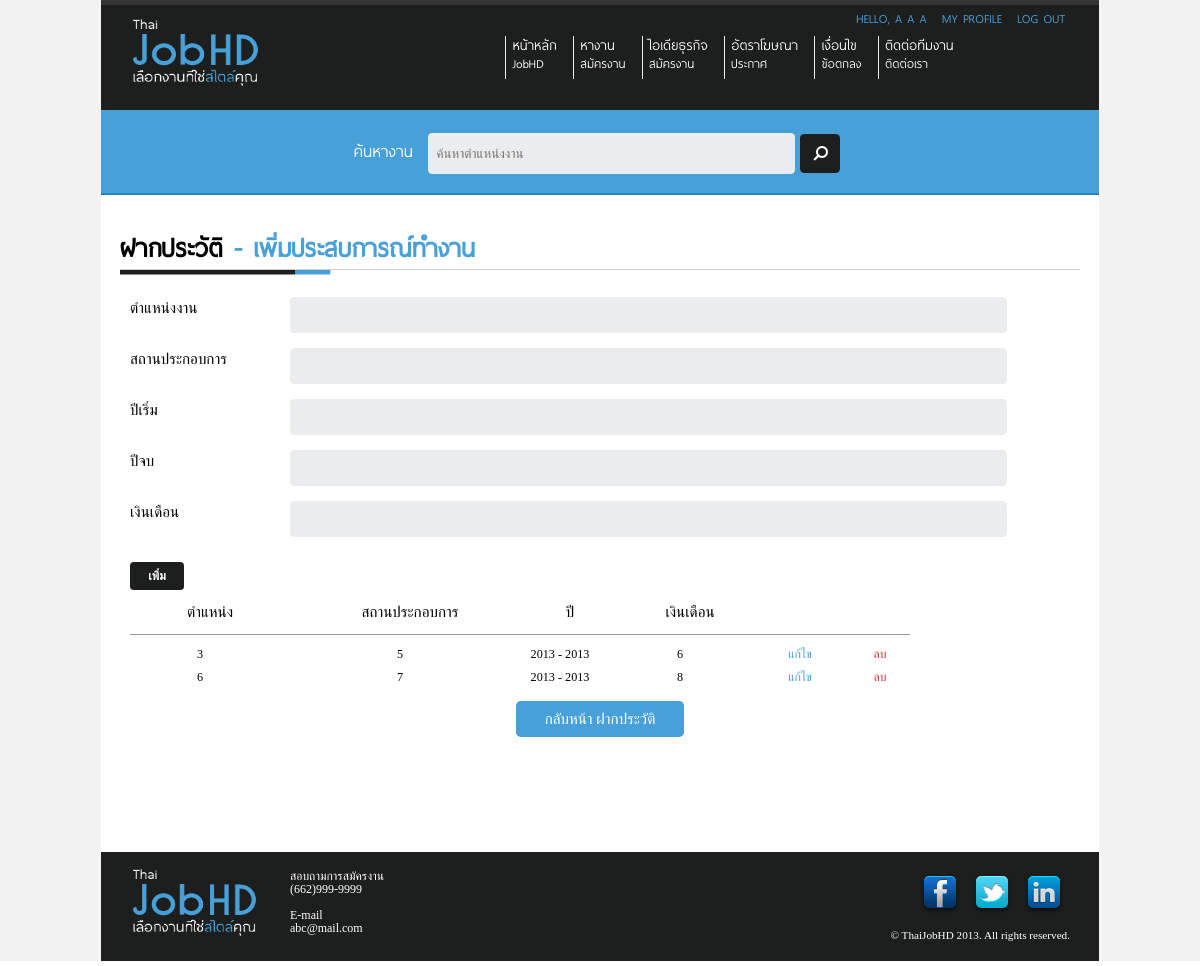
Page /Site/add-experience.php (signed in) on the earlier database version.
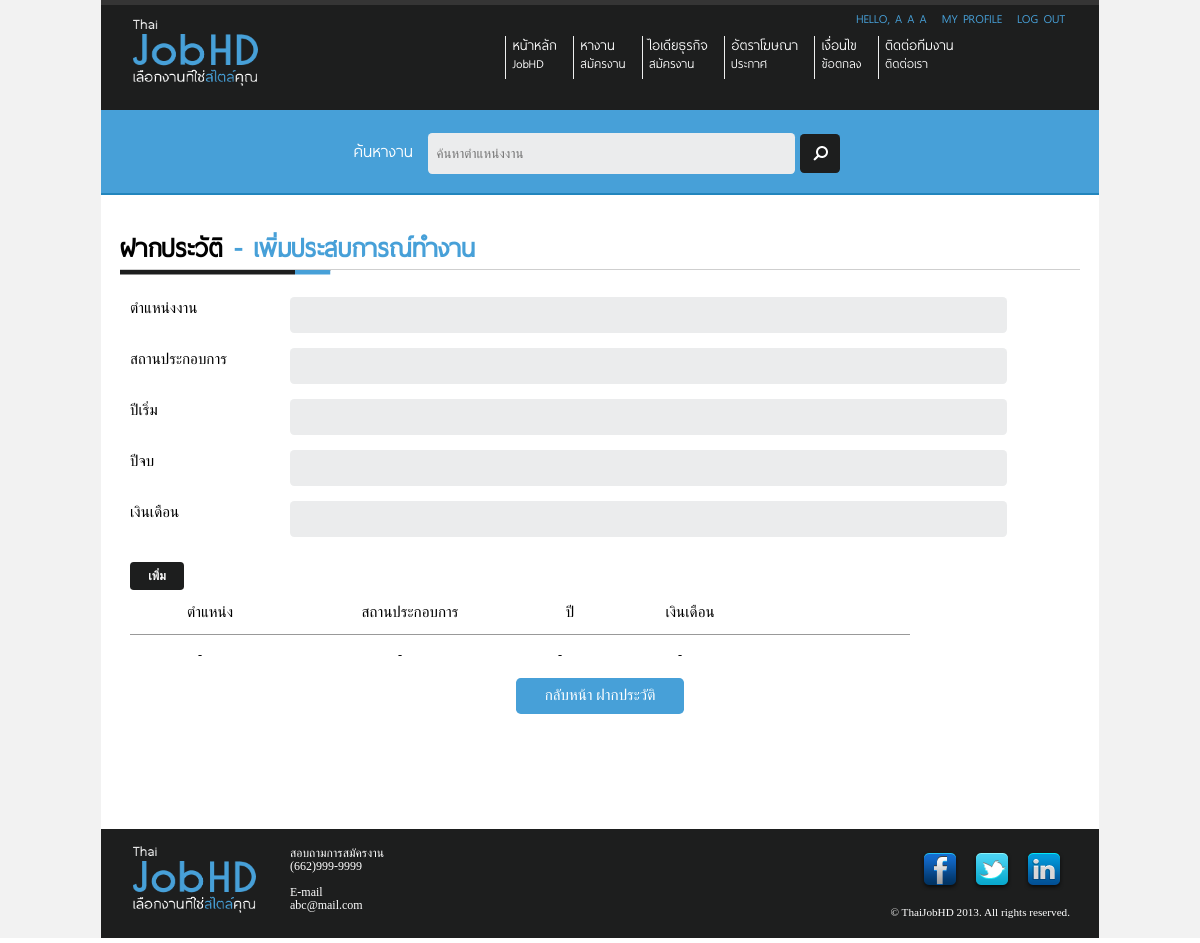
Same page on the later database version.
### tables this page shows
CREATE TABLE IF NOT EXISTS `buildthedot_thaijobhd_user_account` (
  `id` int(11) NOT NULL AUTO_INCREMENT,
  `email` varchar(200) NOT NULL,
  `password` varchar(250) NOT NULL,
  `firstname` varchar(200) NOT NULL,
  `midname` varchar(200) NOT NULL,
  `lastname` varchar(200) NOT NULL,
  `profile_picture` varchar(200) NOT NULL,
  `job_id` int(40) NOT NULL,
  `job_status` varchar(100) NOT NULL,
  `admin_status` int(1) NOT NULL,
  `birthdate` date NOT NULL,
  `place_of_birth` varchar(200) NOT NULL,
  `age` int(10) NOT NULL,
  `nationality` varchar(100) NOT NULL,
  `religion` varchar(100) NOT NULL,
  `height` int(10) NOT NULL,
  `weight` int(10) NOT NULL,
  `blood` varchar(10) NOT NULL,
  `lesion` varchar(100) NOT NULL,
  `current_address` varchar(250) NOT NULL,
  `phone_number` varchar(100) NOT NULL,
  `relationship_status` varchar(100) NOT NULL,
  `pouse_name` varchar(100) NOT NULL,
  `number_of_children` int(10) NOT NULL,
  `military_status` varchar(100) NOT NULL,
  `current_address_status` varchar(20) NOT NULL,
  `father_name` varchar(100) NOT NULL,
  `father_age` int(10) NOT NULL,
  `father_career` varchar(100) NOT NULL,
  `father_live_status` varchar(10) NOT NULL,
  `mother_name` varchar(100) NOT NULL,
  `mother_age` int(10) NOT NULL,
  `mother_career` varchar(100) NOT NULL,
  `mother_live_status` varchar(10) NOT NULL,
  PRIMARY KEY (`id`),
  UNIQUE KEY `email` (`email`)
);

CREATE TABLE IF NOT EXISTS `buildthedot_thaijobhd_user_history_experiences` (
  `user_history_experiences_id` int(50) NOT NULL AUTO_INCREMENT,
  `user_account_id` int(11) NOT NULL,
  `job_position` varchar(200) NOT NULL,
  `company_name` varchar(200) NOT NULL,
  `year_start` date NOT NULL,
  `year_end` date NOT NULL,
  `salary` varchar(200) NOT NULL,
  PRIMARY KEY (`user_history_experiences_id`)
);

### Site/add-experience.php (the view, shortened to what this page needs)
<?php
$rootpath = "./";
$rootadminpath = "./admin/";
include ($rootpath . "include/header.php");
include ($rootpath . "include/top-menu.php");
include ($rootpath . "include/search-bar.php");
if($_SESSION["userid"] == "" || (!(isset($_SESSION["userid"])))) {
	header("location: ".$rootpath."login.php");
}
else{
	$sql_user="
		SELECT *
		FROM  `buildthedot_thaijobhd_user_account`
		WHERE `id` = '".$_SESSION["userid"]."' ;
	";
	$result_user = @mysql_query($sql_user);
	if($rs_user = @mysql_fetch_array($result_user)){
?>
		<div id="wrapper">
			<div id="content" class="container_12">
				<div id="content-profile">
					<div id="head-title">
						<h1>ฝากประวัติ <span class="text-blue">- เพิ่มประสบการณ์ทำงาน</span></h1>
					</div>
					<form id="add_education_form" name="add_education_form" action="<?php echo $rootpath; ?>include/module/add-experience-process.php" method="POST" enctype="multipart/form-data">
						<p class="grid_2">ตำแหน่งงาน</p>
						<p class="grid_8"><input type="text" id="job_position" name ="job_position" class="round width700" onkeypress="return add_education_form_keypress(event)" /></p><br class="clear" />
						<p class="grid_2">สถานประกอบการ</p>
						<p class="grid_8"><input type="text" id="company_name" name ="company_name" class="round width700" onkeypress="return add_education_form_keypress(event)" /></p><br class="clear"/>
						<p class="grid_2">ปีเริ่ม</p>
						<p class="grid_8"><input type="text" id="year_start" name ="year_start" class="round width700" onkeypress="return add_education_form_keypress(event)" /></p><br class="clear"/>
						<p class="grid_2">ปีจบ</p>
						<p class="grid_8"><input type="text" id="year_end" name ="year_end" class="round width700" onkeypress="return add_education_form_keypress(event)" /></p><br class="clear"/>
						<p class="grid_2">เงินเดือน</p>
						<p class="grid_8"><input type="text" id="salary" name ="salary" class="round width700" onkeypress="return add_education_form_keypress(event)" /></p><br class="clear" />
			      <h2 class="grid_3"><a href="#" class="add-button black round" onclick="document.getElementById('add_education_form').submit(); ">เพิ่ม</a></h2>
			    </form>
					<div id="content-profile-table">
						<div id="head-table1" class="grid_10">
							<p class="grid_2 center">
								ตำแหน่ง
							</p>
							<p class="grid_3 center">
								สถานประกอบการ
							</p>
							<p class="grid_1 center">
								ปี
							</p>
							<p class="grid_2 center">
								เงินเดือน
							</p>
						</div>
					</div>
					<br class="clear"/>
		<?php
							$sql_edu="
								SELECT *, YEAR(`year_start`) AS year_start_1, YEAR(`year_end`) AS year_end_1
								FROM  `buildthedot_thaijobhd_user_history_experiences`
								WHERE `user_account_id` = '".$_SESSION["userid"]."' ;
							";
							$result_edu = @mysql_query($sql_edu);
							if(@mysql_num_rows($result_edu)==0){
		?>
								<div id="content-profile-table">
									<div id="table-content">
										<p class="grid_2 center">
											-
										</p>
										<p class="grid_3 center">
											-
										</p>
										<p class="grid_1 center">
											-
										</p>
										<p class="grid_2 center">
											-
										</p>
									</div>
								</div>
								<br class="clear"/>
<?php
							}
							else{
								while($rs_experiences = @mysql_fetch_array($result_edu)){
?>
									<div id="content-profile-table">
										<div id="table-content">
											<p class="grid_2 center">
												<?php echo $rs_experiences["job_position"]; ?>
											</p>
											<p class="grid_3 center">
												<?php echo $rs_experiences["company_name"]; ?>
											</p>
											<p class="grid_1 center">
												<?php echo $rs_experiences["year_start_1"]." - ".$rs_experiences["year_end_1"]; ?>
											</p>
											<p class="grid_2 center">
												<?php echo $rs_experiences["salary"]; ?>
											</p>
										<p class="grid_1 center"><a href="<?php echo $rootpath; ?>edit-experience.php?id=<?php echo $rs_experiences["user_history_experiences_id"]; ?>" class="text-blue">แก้ไข</a></p>
										<p class="grid_1 center"><a href="#" onclick="delete_user_history_experience('<?php echo $rootpath; ?>', '<?php echo $rs_experiences["user_history_experiences_id"]; ?>'); " class="text-red">ลบ</a></p>
										</div>
									</div>
									<br class="clear"/>
		<?php
								}
							}
		?>
					<p class="grid_12 center">
						<a href="<?php echo $rootpath; ?>view-profile.php" class="save-button blue round">กลับหน้า ฝากประวัติ</a>
					</p>
				</div>
			</div>
<?php
			include ("include/footer.php");
		}
}
?>

### Site/include/header.php (shortened to what this page needs)
<!DOCTYPE html>
<html>
	<head>
		<link href="<?php echo $rootpath; ?>css/reset.css" rel="stylesheet" type="text/css">
		<link href="<?php echo $rootpath; ?>css/960.css" rel="stylesheet" type="text/css">
		<link href="<?php echo $rootpath; ?>css/style.css" rel="stylesheet" type="text/css">
		<link href="<?php echo $rootpath; ?>css/pagination.css" rel="stylesheet" type="text/css">
		<link rel="stylesheet" href="<?php echo $rootadminpath; ?>css/datepicker.css">
	</head>
	<body>

### Site/include/top-menu.php (shortened to what this page needs)
<div id="wrapper">
	<div id="header" class="container_12">
		<div class="right"  class="grid_12">
			<ul id="my-profile">
<?php
				if(!isset($_SESSION['userid']) || empty($_SESSION['userid']) || $_SESSION['userid'] == ""){
?>
					<li>
						<a href="login.php" class="text-blue">Sign in</a>
					</li>
					<li>
						<a href="register.php" class="text-grey">Register</a>
					</li>
<?php
				}
				else{
?>
					<li class="text-blue">
<?php
						$sql_user = "
							SELECT *
							FROM  `buildthedot_thaijobhd_user_account`
							WHERE `id` = '".$_SESSION["userid"]."' ;
						";
						$result_user = @mysql_query($sql_user);
						if($result_user)
						{
							if($rs_user = @mysql_fetch_array($result_user)){
								echo "Hello, ".$rs_user["firstname"]." ".$rs_user["midname"]." ".$rs_user["lastname"];
							}
						}
						else {
							echo "Error";
						}
?>
					</li>
					<li>
						<a href="view-profile.php" class="text-blue">
							My Profile
						</a>
					</li>
					<li>
						<a href="include/module/logout_process.php" class="text-blue" id="logout">
							Log out
						</a>
					</li>
<?php
				}
?>
			</ul>
		</div>
		<div id="login-intro" class="grid_3">
			<img src="images/logo.png" alt="ThaiJobHD" width="130" height="71">
		</div>
		<div id="top-nav" class="grid_8 prefix_1">
			<ul>
				<li>
					<a href="index.php">หน้าหลัก
					<br/>
					<span id="sub-memu">JobHD</span></a>
				</li>
				<li>
					<a href="find-job.php">หางาน
					<br/>
					<span id="sub-memu">สมัครงาน</span></a>
				</li>
				<li>
					<a href="business-idea.php">ไอเดียธุรกิจ
					<br/>
					<span id="sub-memu">สมัครงาน</span></a>
				</li>
				<li>
					<a href="advertisement-rate.php">อัตราโฆษณา
					<br/>
					<span id="sub-memu">ประกาศ</span></a>
				</li>
				<li>
					<a href="condition.php">เงื่อนไข
					<br/>
					<span id="sub-memu">ข้อตกลง</span></a>
				</li>
				<li>
					<a href="contact-us.php">ติดต่อทีมงาน
					<br/>
					<span id="sub-memu">ติดต่อเรา</span></a>
				</li>
			</ul>
		</div>
	</div>

### Site/include/search-bar.php
<div id="search-bar" class="container_12">
	<form action="search.php" method="POST" id="search-form" class="center"  class="grid_12">
		<fieldset>
			<label for="keyword">ค้นหางาน</label>
			<input type="text" id="keyword" class="round" name="search" placeholder="ค้นหาตำแหน่งงาน" />
			<input type="submit" value="" class="round black ic-search" />
		</fieldset>
	</form>
</div>

### Site/include/footer.php (shortened to what this page needs)
			<div id="footer" class="container_12">
				<div class="grid_2">
					<img src="images/logo.png" width="128" height="71">
				</div>
				<div class="grid_3">
					<p>
						สอบถามการสมัครงาน
						<br/>
						(662)999-9999
					</p>
					<p>
						E-mail
						<br/>
						abc@mail.com
					</p>
				</div>
				<div class="grid_3 prefix_4">
					<div class="right">
						<ul>
							<li><img src="images/Facebook.png" width="52" height="52" alt="Facebook">
							</li>
							<li><img src="images/Twitter.png" width="52" height="52" alt="Twitter">
							</li>
							<li><img src="images/LinkedIn.png" width="52" height="52" alt="LinkedIn">
							</li>
						</ul>
					</div>
					<br class="clear"/>
					<div id="copyright" class="right">
						&copy; ThaiJobHD 2013. All rights reserved.
					</div>
				</div>
			</div>
		</div>
	</body>
</html>

### Site/css/960.css (style rules this page uses)
body { min-width: 960px; }
.container_12, .container_16 { margin-left: auto; margin-right: auto; width: 960px; }
.grid_1, .grid_2, .grid_3, .grid_4, .grid_5, .grid_6, .grid_7, .grid_8, .grid_9, .grid_10, .grid_11, .grid_12, .grid_13, .grid_14, .grid_15, .grid_16 { display: inline; float: left; margin-left: 10px; margin-right: 10px; }
.container_12 .grid_3, .container_16 .grid_4 { width: 220px; }
.container_12 .grid_12, .container_16 .grid_16 { width: 940px; }
.container_12 .grid_1 { width: 60px; }
.container_12 .grid_2 { width: 140px; }
.container_12 .grid_8 { width: 620px; }
.container_12 .grid_10 { width: 780px; }
.container_12 .prefix_1 { padding-left: 80px; }
.container_12 .prefix_4 { padding-left: 320px; }
.clearfix:before, .clearfix:after, .container_12:before, .container_12:after, .container_16:before, .container_16:after { content: '.'; display: block; overflow: hidden; visibility: hidden; font-size: 0; line-height: 0; width: 0; height: 0; }
.clearfix:after, .container_12:after, .container_16:after { clear: both; }
.clearfix, .container_12, .container_16 { zoom: 1; }

Differences in the rows shown:
removed buildthedot_thaijobhd_user_history_experiences: job_position "3", company_name "5", year_start_1 "2013", year_end_1 "2013", salary "6"
removed buildthedot_thaijobhd_user_history_experiences: job_position "6", company_name "7", year_start_1 "2013", year_end_1 "2013", salary "8"
